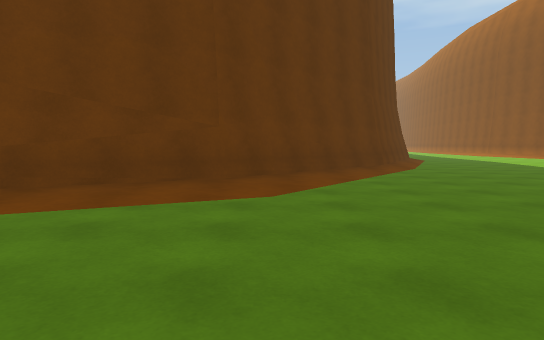
View 1 (above)

17 first-person views from a walk through a Unity game level. The camera is 1.2 m above the floor, tilts 4° down and sees 75° across. The floor is counted in squares, 2 m on a side. Each view is taken from the middle of a square. On the plan, view 1 faces up. The plan holds only what a view shows up to about 10 squares ahead; the rest is blank. The place goes on beyond the plan. The player character is not drawn.

View 2
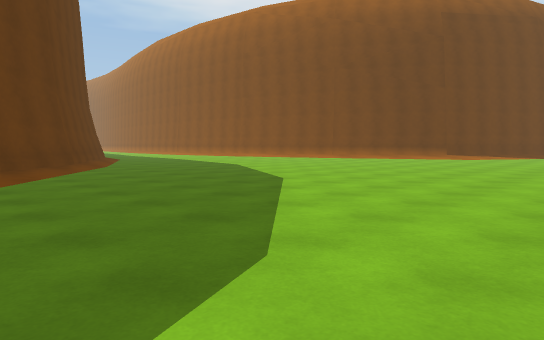

View 3
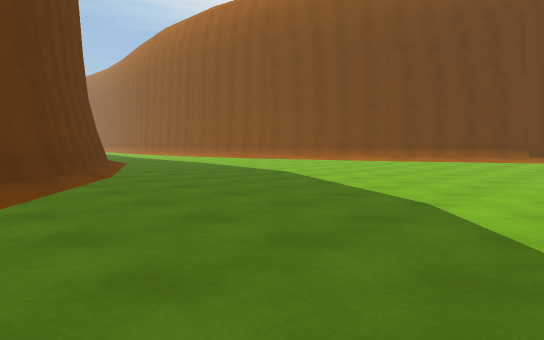

View 4
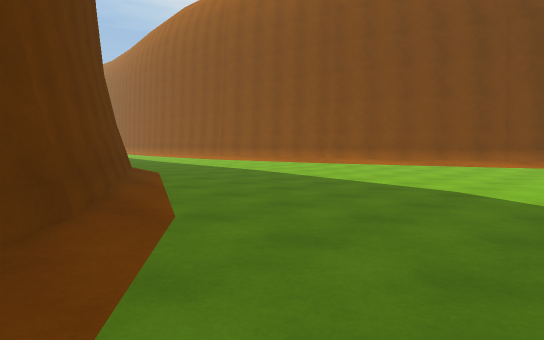

View 5
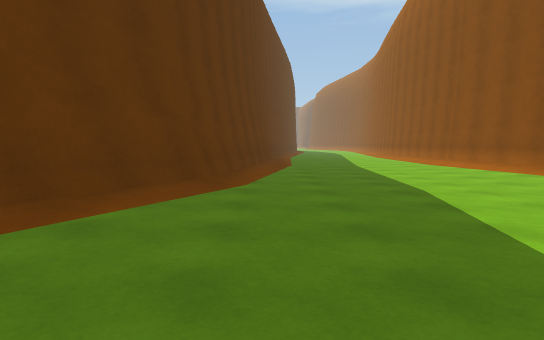

View 6
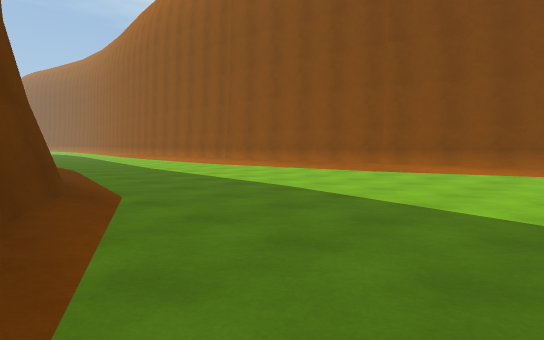

View 7
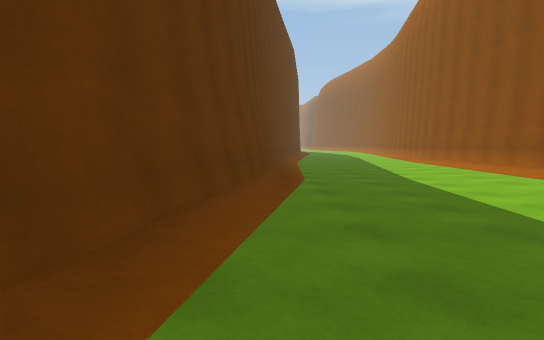

View 8
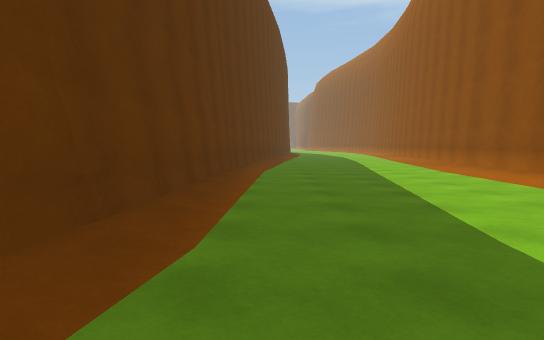

View 9
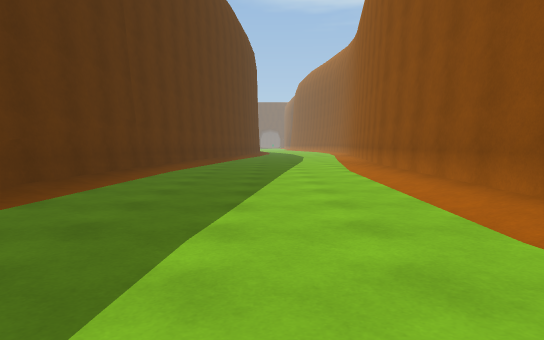

View 10
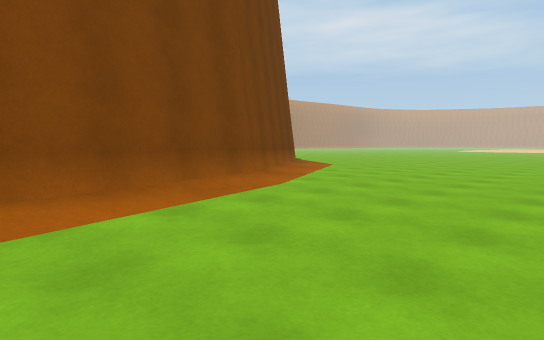

View 11
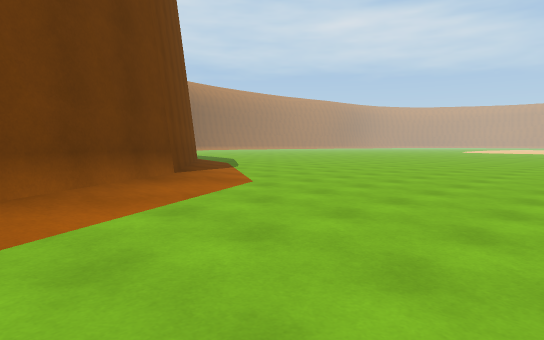

View 12
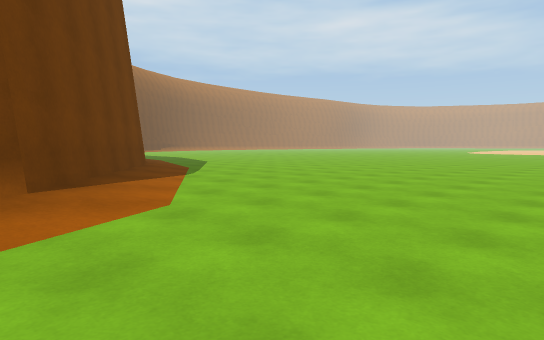

View 13
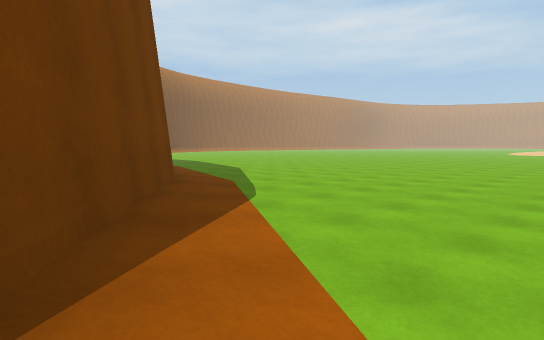

View 14
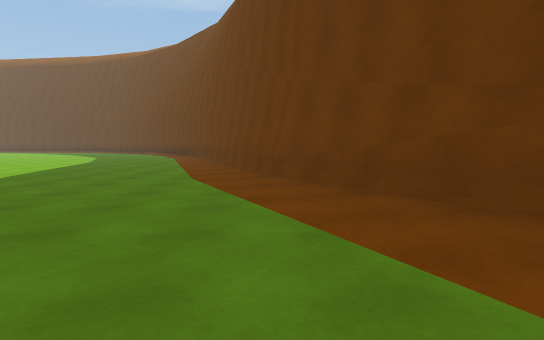

View 15
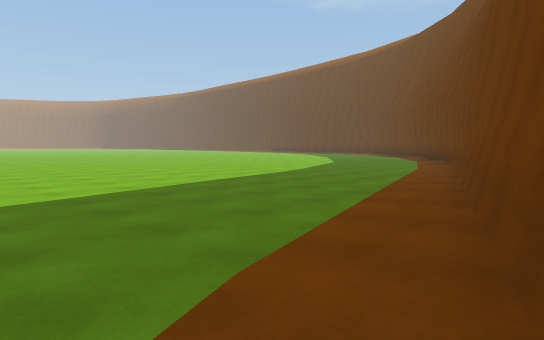

View 16
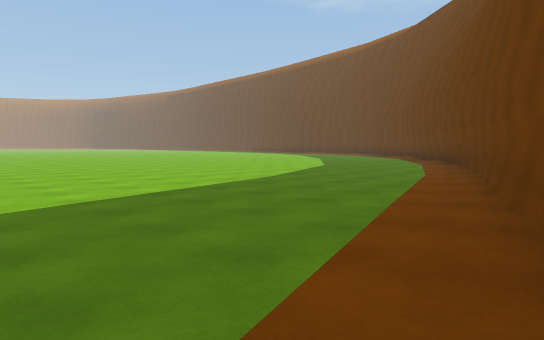

View 17
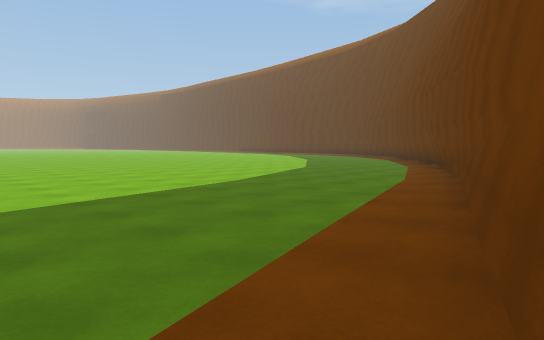

### Floor plan
Key: @ floor where view 1 was taken; # wall or solid block; . main floor; : floor 0.25 m higher than the main floor; / step, stairs or slope.
Columns run from 17 left of view 1 to 22 right of it. Each row starts with its distance up from view 1.
 26                        #..../#
 25                        #..../#
 24                        #..../#
 23                        #..../#
 22                        #..../#
 21                        #....##
 20                        #....#
 19                        #....#
 18                       ##....#
 17                       #/....##
 16                       #/..../#
 15                       #...../#
 14                       #...../#
 13                      ##......#
 12                      #/......##
 11                     ##......./#
 10                     #/......./#
  9                    ##.........##
  8                   ##........../#
  7                  ##............##
  6                 ##............./#
  5               ###...............##
  4             ###:................/###
  3          ####:...................//##
  2        ###/:......................./##
  1     ####:.........................../#
  0   ###:.......... @....................//
 -1 ###...........   .....       ...........
 -2 #............                ...........
 -3  ............                ...........
 -4   ...........                 .........
 -5    ..........                 ........
 -6     .........                  ......
 -7      ........                     ..
 -8       ......

Where each view was taken, in squares from view 1:
view 1: 0 up, 0 right, facing up
view 2: 1 down, 0 right, facing up-right
view 3: 2 up, 1 right, facing up-right
view 4: 6 up, 2 right, facing up-right
view 5: 8 up, 6 right, facing up
view 6: 9 up, 4 right, facing up-right
view 7: 12 up, 6 right, facing up
view 8: 16 up, 7 right, facing up
view 9: 16 up, 9 right, facing up
view 10: 12 up, 9 right, facing down-right
view 11: 7 up, 11 right, facing down-right
view 12: 5 up, 12 right, facing down-right
view 13: 4 up, 15 right, facing down-right
view 14: 3 up, 1 right, facing left
view 15: 3 up, 4 left, facing down-left
view 16: 2 up, 6 left, facing down-left
view 17: 2 up, 7 left, facing down-left
